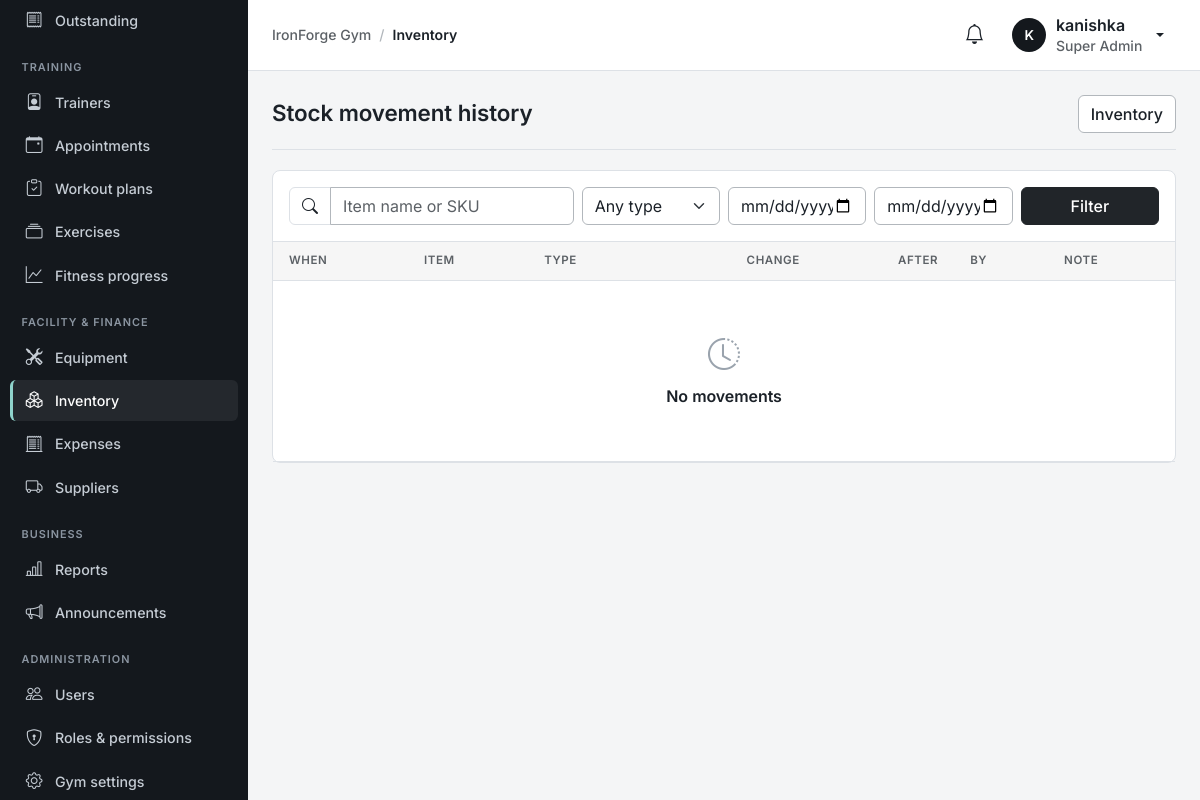
The app's page /inventory/movements/ (signed in), older data.
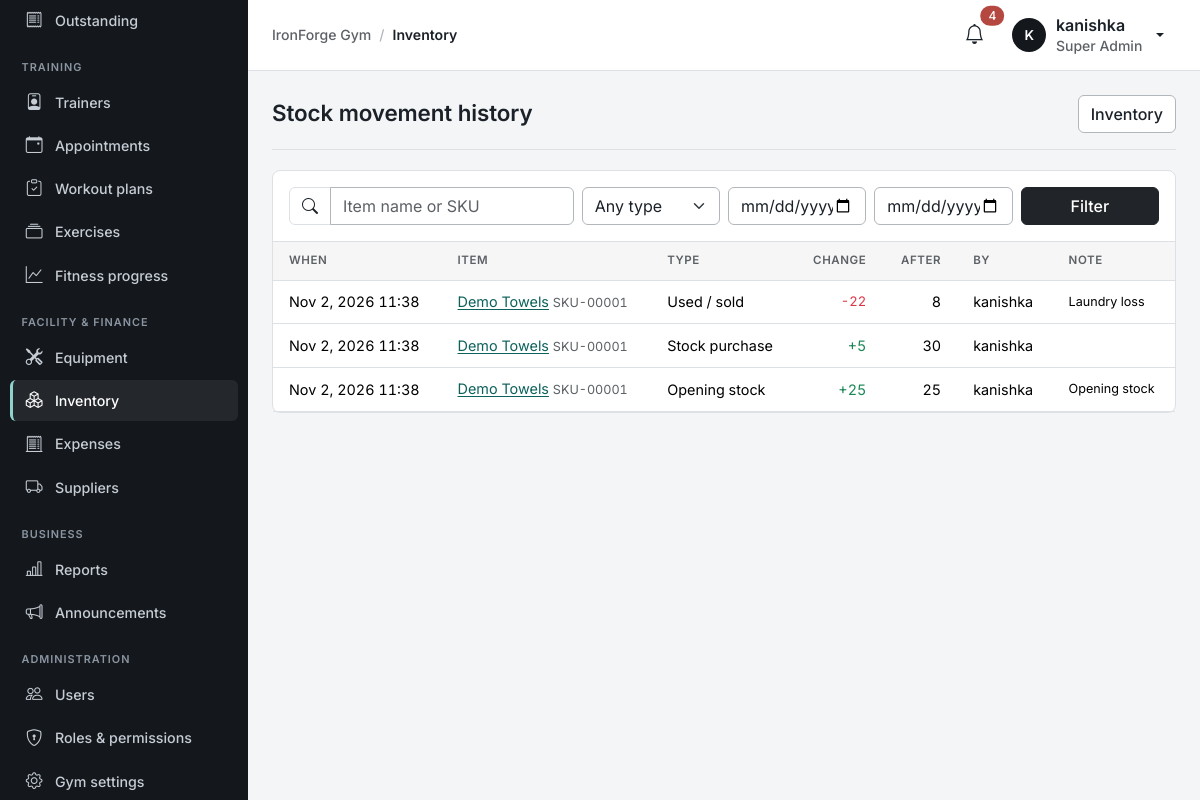
The same page, newer data.
### apps/inventory/models.py (models this page shows, shortened)
class StockMovement(models.Model):
    item = models.ForeignKey(InventoryItem, on_delete=models.PROTECT, related_name="movements")
    kind = models.CharField(max_length=12, choices=MovementKind.choices)
    delta = models.IntegerField(help_text="Signed change in quantity.")
    quantity_after = models.IntegerField()
    unit_cost = models.DecimalField(max_digits=12, decimal_places=2, null=True, blank=True)
    supplier = models.ForeignKey("suppliers.Supplier", null=True, blank=True, on_delete=models.PROTECT, related_name="+")
    reference = models.CharField("invoice / reference", max_length=60, blank=True)
    reason = models.CharField(max_length=255, blank=True)
    user = models.ForeignKey(settings.AUTH_USER_MODEL, null=True, blank=True, on_delete=models.SET_NULL, related_name="+")
    created_at = models.DateTimeField(auto_now_add=True)
    class Meta:
        ordering = ["-created_at", "-id"]
        constraints = [
            models.CheckConstraint(condition=~Q(delta=0), name="stockmovement_delta_non_zero"),
            models.CheckConstraint(condition=Q(quantity_after__gte=0), name="stockmovement_after_non_negative"),
            models.CheckConstraint(condition=Q(unit_cost__isnull=True) | Q(unit_cost__gte=0), name="stockmovement_cost_non_negative"),
        ]

class InventoryItem(models.Model):
    sku = models.CharField("SKU / item code", max_length=40, unique=True)
    name = models.CharField(max_length=150)
    category = models.CharField(max_length=12, choices=ItemCategory.choices, default=ItemCategory.OTHER, db_index=True)
    unit = models.CharField(max_length=20, default="pcs", help_text="e.g. pcs, bottle, kg, box")
    quantity = models.IntegerField(default=0)
    min_stock = models.PositiveIntegerField("minimum stock level", default=0)
    supplier = models.ForeignKey("suppliers.Supplier", null=True, blank=True, on_delete=models.PROTECT, related_name="items")
    last_unit_cost = models.DecimalField("last purchase price per unit (LKR)", max_digits=12, decimal_places=2, null=True, blank=True)
    notes = models.CharField(max_length=255, blank=True)
    is_active = models.BooleanField(default=True)
    created_at = models.DateTimeField(auto_now_add=True)
    class Meta:
        ordering = ["name"]
        constraints = [models.CheckConstraint(condition=Q(quantity__gte=0), name="inventory_quantity_non_negative")]
    def get_absolute_url(self):
        return reverse("inventory:detail", args=[self.pk])

### apps/accounts/models.py (models this page shows, shortened)
class User(AbstractUser):
    email = models.EmailField("email address", unique=True)
    role = models.CharField(max_length=20, choices=Role.choices, default=Role.MEMBER, db_index=True)
    phone = models.CharField(max_length=20, blank=True, validators=[phone_validator])
    objects = GymUserManager()
    REQUIRED_FIELDS = ["email"]
    class Meta:
        ordering = ["first_name", "last_name", "username"]
    @property
    def is_super_admin(self):
        return self.role == Role.SUPER_ADMIN
    @property
    def display_name(self):
        return self.get_full_name() or self.username
    def gym_permissions(self):
        if not hasattr(self, "_gym_permissions"):
            if not self.is_active:
                perms = set()
            elif self.is_super_admin:
                perms = set(PERMISSIONS) | SUPER_ADMIN_ONLY
            else:
                perms = set(RolePermission.objects.filter(role=self.role).values_list("permission", flat=True))
            self._gym_permissions = perms
        return self._gym_permissions
    def has_gym_perm(self, code):
        return code in self.gym_permissions()

### apps/inventory/views.py (the view)
# urls.py: path("movements/", views.MovementListView.as_view(), name="movements"),
class MovementListView(InventoryEnabledMixin, ListView):
    required_permission = "inventory.view"
    template_name = "inventory/movement_list.html"
    paginate_by = 30
    def get_queryset(self):
        g = self.request.GET
        qs = StockMovement.objects.select_related("item", "user", "supplier")
        if g.get("kind") in MovementKind.values:
            qs = qs.filter(kind=g["kind"])
        if g.get("q", "").strip():
            qs = qs.filter(Q(item__name__icontains=g["q"].strip()) | Q(item__sku__icontains=g["q"].strip()))
        d_from, d_to = parse_date(g.get("from", "")), parse_date(g.get("to", ""))
        if d_from:
            qs = qs.filter(created_at__date__gte=d_from)
        if d_to:
            qs = qs.filter(created_at__date__lte=d_to)
        return qs
    def get_context_data(self, **kwargs):
        g = self.request.GET
        return super().get_context_data(q=g.get("q", ""), kind=g.get("kind", ""), date_from=g.get("from", ""), date_to=g.get("to", ""), kinds=MovementKind.choices, **kwargs)

### apps/accounts/mixins.py (called while the page is built)
    def dispatch(self, request, *args, **kwargs):
        if not request.user.is_authenticated:
            return self.handle_no_permission()
        if self.required_permission and not request.user.has_gym_perm(self.required_permission):
            raise PermissionDenied
        return super().dispatch(request, *args, **kwargs)

### apps/core/appearance.py (called while the page is built)
def _rgb(color):
    return tuple(int(color[i:i + 2], 16) for i in (1, 3, 5))

def _hex(rgb):
    return "#%02x%02x%02x" % tuple(max(0, min(255, round(v))) for v in rgb)

def mix(a, b, amount):
    ra, rb = _rgb(a), _rgb(b)
    return _hex(tuple(x + (y - x) * amount for x, y in zip(ra, rb)))

def clean_hex(value, fallback):
    return value.lower() if isinstance(value, str) and HEX.match(value) else fallback

def resolve(values, dark=False):
    preset = PRESETS.get(values.get("theme_preset"), PRESETS[DEFAULT_PRESET])
    pal = {name: clean_hex(values.get(f"{name}_color"), preset[name]) for name in COLOR_FIELDS}
    if dark:  # custom neutrals belong to light mode; dark mode uses the matching dark palette
        pal.update(DARK_NEUTRALS)
    return pal

### apps/core/templatetags/gym.py (called while the page is built)
@register.filter
def can(user, code):
    return user.is_authenticated and user.has_gym_perm(code)

### templates/inventory/movement_list.html (shortened to what this page needs)
{% extends "base.html" %}
{% load gym %}
{% block content %}
<div class="page-header"><h1>Stock movement history</h1><a href="{% url 'inventory:list' %}" class="btn btn-outline-secondary">Inventory</a></div>
<div class="card"><div class="card-body border-bottom"><form method="get" class="row g-2" data-no-loading>
  <div class="col-lg-4">{% include "components/search_bar.html" with q=q placeholder="Item name or SKU" %}</div>
  <div class="col-6 col-lg-2"><select name="kind" class="form-select" aria-label="Type"><option value="">Any type</option></select></div>
  <div class="col-6 col-lg-2"><input type="date" name="from" value="{{ date_from }}" class="form-control" aria-label="From"></div><div class="col-6 col-lg-2"><input type="date" name="to" value="{{ date_to }}" class="form-control" aria-label="To"></div>
  <div class="col-6 col-lg-2"><button class="btn btn-dark w-100" type="submit" data-no-loading>Filter</button></div></form></div>
<div class="table-responsive"><table class="table table-hover mb-0"><thead><tr><th>When</th><th>Item</th><th>Type</th><th class="text-end">Change</th><th class="text-end">After</th><th>By</th><th>Note</th></tr></thead><tbody>
{% for m in object_list %}<tr><td class="text-nowrap">{{ m.created_at|date:"M j, Y H:i" }}</td><td><a href="{{ m.item.get_absolute_url }}">{{ m.item.name }}</a> <small class="text-muted">{{ m.item.sku }}</small></td><td>{{ m.get_kind_display }}</td>
  <td class="text-end {% if m.delta < 0 %}text-danger{% else %}text-success{% endif %}">{{ m.delta|stringformat:"+d" }}</td><td class="text-end">{{ m.quantity_after }}</td><td>{{ m.user.display_name|default:"—" }}</td><td class="small">{{ m.reason }}</td></tr>
{% empty %}<tr><td colspan="7">{% include "components/empty_state.html" with icon="clock-history" title="No movements" %}</td></tr>{% endfor %}</tbody></table></div></div>
{% endblock %}

### templates/base.html (shortened to what the changed rows need)
{% load static gym %}<!doctype html>
<html lang="en" data-bs-theme="light">
<head>
  <link href="https://cdn.jsdelivr.net/npm/bootstrap@5.3.3/dist/css/bootstrap.min.css" rel="stylesheet">
  <link href="https://cdn.jsdelivr.net/npm/bootstrap-icons@1.11.3/font/bootstrap-icons.min.css" rel="stylesheet">
  <link href="{% static 'css/app.css' %}" rel="stylesheet">
</head>
<body data-sidebar="{{ APPEARANCE.layout.sidebar_style }}" data-stat-cols="{{ APPEARANCE.layout.stat_columns }}">
<div class="app-shell">
  <div class="main">
    <header class="topbar">
      <div class="ms-auto d-flex align-items-center gap-2">
      <div class="dropdown">
        <button class="btn btn-icon position-relative" data-bs-toggle="dropdown" aria-expanded="false" aria-label="Notifications"><i class="bi bi-bell fs-5"></i>
          {% if unread_notifications %}<span class="position-absolute top-0 start-100 translate-middle badge rounded-pill text-bg-danger">{{ unread_notifications }}</span>{% endif %}</button>
      </div>
      </div>
    </header>
    <main class="content" id="main" tabindex="-1">
      {% block content %}{% endblock %}
    </main>
  </div>
</div>
</body>
</html>

Row changes from the older to the newer data that the page shows:
added StockMovement: created_at "Nov 2, 2026 11:38", item.name "Demo Towels", item.sku "SKU-00001", kind "Used / sold", delta "-22", quantity_after "8", user.display_name "kanishka", reason "Laundry loss"
added StockMovement: created_at "Nov 2, 2026 11:38", item.name "Demo Towels", item.sku "SKU-00001", kind "Stock purchase", delta "+5", quantity_after "30", user.display_name "kanishka"
added StockMovement: created_at "Nov 2, 2026 11:38", item.name "Demo Towels", item.sku "SKU-00001", kind "Opening stock", delta "+25", quantity_after "25", user.display_name "kanishka", reason "Opening stock"
Text that changed along with them:
{{ unread_notifications }}: (not shown) → "4"
{{ title|default:"Nothing here yet" }}: "No movements" → (not shown)
